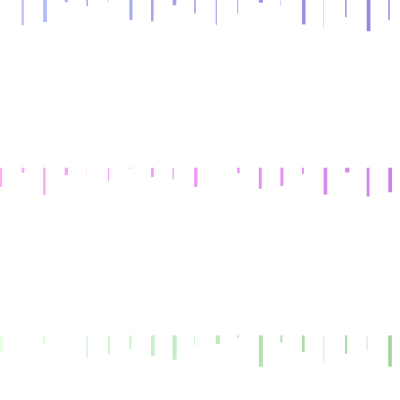
Frame 1 (no input)
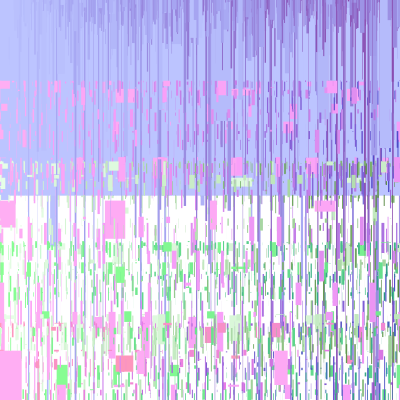
Frame 60 (the mouse pressed at the canvas centre just before this capture)
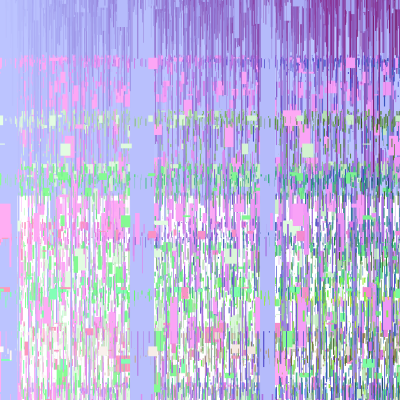
Frame 120 (the mouse held since frame 60 and released just before this capture)

The Processing sketch that drew these frames (run headless with seeded random() and noise(); from frame 60 on, the mouse is pressed at the canvas centre):

// Processing sketch: processing_135141
// ── processing_135141.pde

int tileCountX = 100;
int tileCountY = 10;

color[] colorsRight = new color[tileCountY];
color[] colorsLeft = new color[tileCountY];
color[] colors;

void setup(){
  size(400,400);
  background(255);
  noStroke();
  colorMode(HSB,360,100,100);
  shakeColors();
  
}

void draw(){
  
  float currentTileCountX = random( map(mouseX, 0,width, tileCountX/2,tileCountX));
  float currentTileCountY = random( map(mouseY, 0,height, tileCountY/2,tileCountY));
  float tileWidth = width / (float) currentTileCountX;
  float tileHeight = height / (float) currentTileCountY;
  color interCol;
  
  // just for ase export
  colors = new color[tileCountX*tileCountY];
  int i = 0;
  
  for(int gridY=0; gridY<tileCountY; gridY++){
    color col1 = colorsLeft[gridY];
    color col2 = colorsRight[gridY];
    
    for (int gridX=0; gridX<tileCountX; gridX++) {
      float amount = map(gridX,0,tileCountX-1,0,1);
      interCol = lerpColor(col1,col2, amount); 
      
      float posX = tileWidth*gridX; 
      float posY = tileHeight*gridY; 
      fill(interCol);     
      rect(posX, posY, random(tileWidth*.2), random(tileHeight*.2)); 
      
      // just for ase export
      colors[i] = interCol;
      i++;
  }
  
}
}

void shakeColors() {
  for (int i=0; i<tileCountY; i++) {
    colorsLeft[i] = color(random(0,360), random(0,100), 100);
    colorsRight[i] = color(random(0,360),100, random(100));
  }
}
